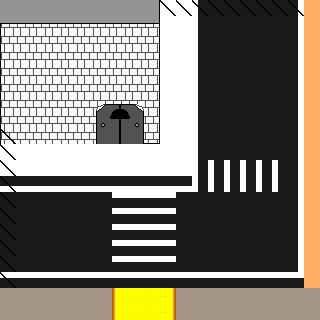

Rendered tile map (Tiled .tmx) drawn with the repository's tilesets; below, a short description and the full map source, tile grids included:
An orthogonal 20x20 tile map with 16x16 px tiles, 3 tile layers (Tile Layer 2, Tile Layer 1, Tile Layer 3), 6 tilesets.

<map version="1.10" tiledversion="1.10.2" orientation="orthogonal" renderorder="right-down" width="20" height="20" tilewidth="16" tileheight="16" infinite="0" nextlayerid="4" nextobjectid="1">
 <tileset firstgid="1" source="terrain_tilesets.tsx" />
 <tileset firstgid="289" source="road tilesets.tsx" />
 <tileset firstgid="505" source="interior tileset 1.tsx" />
 <tileset firstgid="593" source="dirt 2 cutout.tsx" />
 <tileset firstgid="647" source="roof tiles.tsx" />
 <tileset firstgid="834" source="exterior and walls.tsx" />
 <layer id="2" name="Tile Layer 2" width="20" height="20">
  <data encoding="csv">
0,0,0,0,0,0,0,0,0,0,0,0,0,0,0,0,0,0,0,0,
1050,1051,1051,1051,1051,1051,1051,1051,1051,1052,0,0,0,0,0,0,0,0,0,0,
1050,1051,1051,1051,1051,1051,1051,1051,1051,1052,0,0,0,0,0,0,0,0,0,0,
1050,1051,1051,1051,1051,1051,1051,1051,1051,1052,0,0,0,0,0,0,0,0,0,0,
1050,1051,1051,1051,1051,1051,1051,1051,1051,1052,0,0,0,0,0,0,0,0,0,0,
1050,1051,1051,1051,1051,1051,1051,1051,1051,1052,0,0,0,0,0,0,0,0,0,0,
1050,1051,1051,1051,1051,1051,1010,1011,1012,1052,0,0,0,0,0,0,0,0,0,0,
1050,1051,1051,1051,1051,1051,1019,1020,1021,1052,0,0,0,0,0,0,0,0,0,0,
1050,1051,1051,1051,1051,1051,0,972,0,1061,0,0,0,0,0,0,0,0,0,0,
0,0,0,0,0,0,0,0,0,0,0,0,0,0,0,0,0,0,0,0,
0,0,0,0,0,0,0,0,0,0,0,0,0,0,0,0,0,0,0,0,
0,0,0,0,0,0,0,0,0,0,0,0,0,0,0,0,0,0,0,0,
0,0,0,0,0,0,0,0,0,0,0,0,0,0,0,0,0,0,0,0,
0,0,0,0,0,0,0,0,0,0,0,0,0,0,0,0,0,0,0,0,
0,0,0,0,0,0,0,0,0,0,0,0,0,0,0,0,0,0,0,0,
0,0,0,0,0,0,0,0,0,0,0,0,0,0,0,0,0,0,0,0,
0,0,0,0,0,0,0,0,0,0,0,0,0,0,0,0,0,0,0,0,
0,0,0,0,0,0,0,0,0,0,0,0,0,0,0,0,0,0,0,0,
0,0,0,0,0,0,0,0,0,0,0,0,0,0,0,0,0,0,0,0,
0,0,0,0,0,0,0,0,0,0,0,0,0,0,0,0,0,0,0,0
</data>
 </layer>
 <layer id="1" name="Tile Layer 1" width="20" height="20">
  <data encoding="csv">
967,967,967,967,967,967,967,967,967,955,675,675,411,365,365,365,365,365,414,519,
1073742756,1073742756,1073742756,1073742756,1073742756,1073742756,1073742756,1073742756,1073742756,957,675,675,411,365,365,365,365,365,414,519,
0,0,0,0,0,0,0,0,0,0,675,675,411,365,365,365,365,365,414,519,
0,0,0,0,0,0,0,0,0,0,675,675,411,365,365,365,365,365,414,519,
0,0,0,0,0,0,0,0,0,0,675,675,411,365,365,365,365,365,414,519,
0,0,0,0,0,0,0,0,0,0,675,675,411,365,365,365,365,365,414,519,
0,0,0,0,0,0,906,907,908,0,675,675,411,365,365,365,365,365,414,519,
0,0,0,0,0,0,915,916,917,0,675,675,411,365,365,365,365,365,414,519,
0,0,0,0,0,0,942,971,943,0,675,675,411,365,365,365,365,365,414,519,
675,675,675,675,675,675,675,675,675,675,675,675,411,365,365,365,365,365,414,519,
675,675,675,675,675,675,675,675,675,675,675,675,411,411,411,411,411,411,414,519,
393,393,393,393,393,393,393,393,393,393,393,393,411,411,411,411,411,411,414,519,
365,365,365,365,365,365,365,377,377,377,377,365,365,365,365,365,365,365,414,519,
365,365,365,365,365,365,365,377,377,377,377,365,365,365,365,365,365,365,414,519,
365,365,365,365,365,365,365,377,377,377,377,365,365,365,365,365,365,365,414,519,
365,365,365,365,365,365,365,377,377,377,377,365,365,365,365,365,365,365,414,519,
365,365,365,365,365,365,365,377,377,377,377,365,365,365,365,365,365,365,414,519,
377,377,377,377,377,377,377,377,377,377,378,378,377,377,377,377,377,377,377,519,
598,598,598,598,598,598,598,194,195,195,197,598,598,598,598,598,598,598,598,598,
598,598,598,598,598,598,598,194,195,195,197,598,598,598,598,598,598,598,598,598
</data>
 </layer>
 <layer id="3" name="Tile Layer 3" width="20" height="20">
  <data encoding="csv">
0,0,0,0,0,0,0,0,0,0,896,896,896,896,896,896,896,896,896,0,
0,0,0,0,0,0,0,0,0,0,0,0,0,0,0,0,0,0,0,0,
0,0,0,0,0,0,0,0,0,0,0,0,0,0,0,0,0,0,0,0,
0,0,0,0,0,0,0,0,0,0,0,0,0,0,0,0,0,0,0,0,
0,0,0,0,0,0,0,0,0,0,0,0,0,0,0,0,0,0,0,0,
0,0,0,0,0,0,0,0,0,0,0,0,0,0,0,0,0,0,0,0,
0,0,0,0,0,0,0,0,0,0,0,0,0,0,0,0,0,0,0,0,
0,0,0,0,0,0,0,0,0,0,0,0,0,0,0,0,0,0,0,0,
896,0,0,0,0,0,0,0,0,0,0,0,0,0,0,0,0,0,0,0,
896,0,0,0,0,0,0,0,0,0,0,0,0,0,0,0,0,0,0,0,
896,0,0,0,0,0,0,0,0,0,0,0,0,0,0,0,0,0,0,0,
896,0,0,0,0,0,0,0,0,0,0,0,0,0,0,0,0,0,0,0,
896,0,0,0,0,0,0,0,0,0,0,0,0,0,0,0,0,0,0,0,
896,0,0,0,0,0,0,0,0,0,0,0,0,0,0,0,0,0,0,0,
896,0,0,0,0,0,0,0,0,0,0,0,0,0,0,0,0,0,0,0,
896,0,0,0,0,0,0,0,0,0,0,0,0,0,0,0,0,0,0,0,
896,0,0,0,0,0,0,0,0,0,0,0,0,0,0,0,0,0,0,0,
896,0,0,0,0,0,0,0,0,0,0,0,0,0,0,0,0,0,0,0,
0,0,0,0,0,0,0,0,0,0,0,0,0,0,0,0,0,0,0,0,
0,0,0,0,0,0,0,0,0,0,0,0,0,0,0,0,0,0,0,0
</data>
 </layer>
</map>
